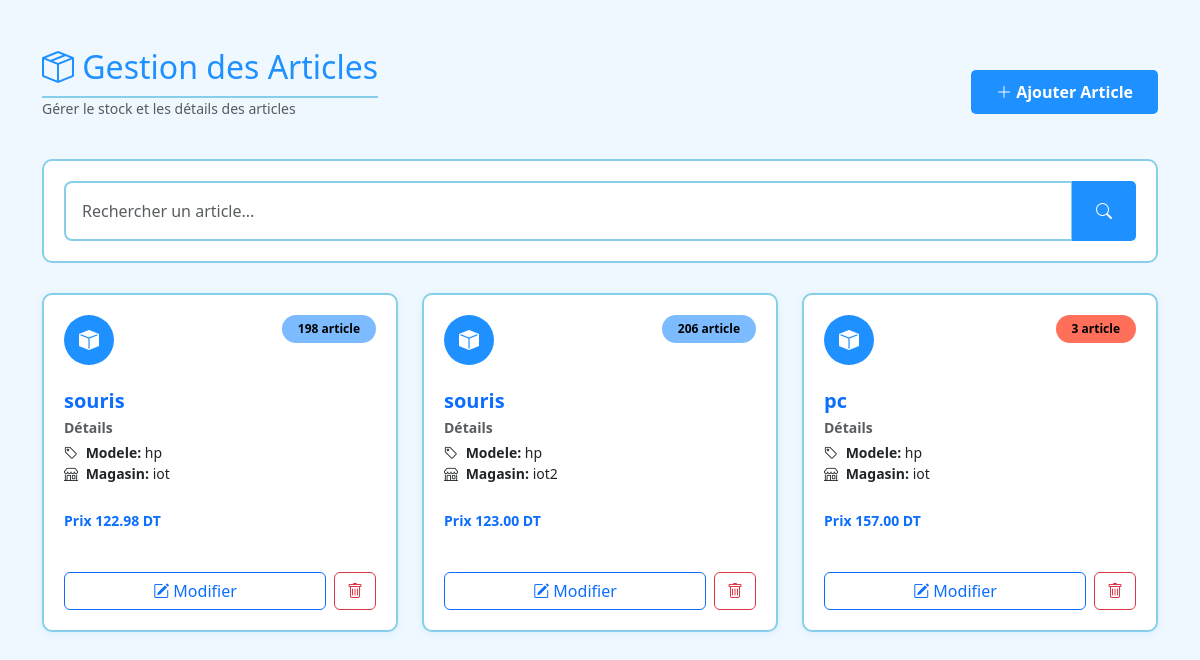
/Admin/gestionarticle/gestionarticle.php (signed in), run on the app's committed database.
### tables this page shows
CREATE TABLE `article` (
  `id_article` int(11) NOT NULL,
  `nom_article` varchar(100) NOT NULL,
  `modele` varchar(100) DEFAULT NULL,
  `cout` decimal(10,2) DEFAULT NULL,
  `quantite` int(11) DEFAULT 0,
  `id_magasin` int(11) DEFAULT NULL
);

CREATE TABLE `magasin` (
  `id_magasin` int(11) NOT NULL,
  `nom_magasin` varchar(50) NOT NULL,
  `adresse` varchar(150) DEFAULT NULL
);

### Admin/gestionarticle/gestionarticle.php (the view, shortened to what this page needs)
<?php
require_once '../../includes/connexion.php';
    $role = $_SESSION['role'];
if (isset($_GET['search'])) {
    $search = $_GET['search'];
} else {
    $search = "";
}
if ($search != "") {
    $stmt = $pdo->prepare("SELECT a.*, m.nom_magasin
                           FROM article a
                            JOIN magasin m ON a.id_magasin = m.id_magasin
                           WHERE (a.nom_article LIKE ? OR a.modele LIKE ? OR m.nom_magasin LIKE ?  )
                            AND quantite >0");
    $stmt->execute(["%$search%", "%$search%", "%$search%"]);
} else {
    $stmt = $pdo->query("SELECT a.*, m.nom_magasin
                         FROM article a
                         JOIN magasin m ON a.id_magasin = m.id_magasin
                         WHERE quantite >0");
}
$articles = $stmt->fetchAll();
?>
<!DOCTYPE html>
<html lang="fr">
<head>
    <link href="https://cdn.jsdelivr.net/npm/bootstrap@5.3.0/dist/css/bootstrap.min.css" rel="stylesheet">
    <link rel="stylesheet" href="https://cdn.jsdelivr.net/npm/bootstrap-icons@1.11.0/font/bootstrap-icons.css">
    <link rel="stylesheet" href="../../css/base.css">
    <link rel="stylesheet" href="../../css/cards.css">
      <link rel="stylesheet" href="../../css/forms.css">
</head>
<body>
<div class="container py-5">
    <div class="d-flex justify-content-between align-items-center mb-4">
        <div>
            <h2 class="mb-0"><i class="bi bi-box-seam"></i> Gestion des Articles</h2>
            <p class="text-muted small ">Gérer le stock et les détails des articles</p>
        </div>
        <?php if($role == 'admin'): ?>
            <a href="ajoute.php" class="btn btn-primary ">
                <i class="bi bi-plus-lg"></i> Ajouter Article
            </a>
        <?php endif; ?>
    </div>
    <div class="search-container ">
        <form method="GET" >
            <div class="input-group">
                <input type="text" name="search" class="form-control p-3" placeholder="Rechercher un article...">
                <button class="btn btn-primary px-4"><i class="bi bi-search"></i></button>
            </div>
        </form>
    </div>
    <div class="row g-4">
        <?php if (empty($articles)): ?>
            <div class="col-12">
                <div class="no-results ">
                    <i class="bi bi-inbox" style="font-size: 4rem; color: var(--secondary);"></i>
                    <h4 class="mt-3 fw-bold" style="color: var(--primary);">Aucun article trouvé</h4>
                    <p class="text-muted">Essayez une autre recherche ou ajoutez un nouvel article</p>
                </div>
            </div>
        <?php else: ?>
            <?php foreach ($articles as $a): ?>
                <div class="col-4">
                    <div class="user-card">
                        <div class="d-flex justify-content-between align-items-start mb-4">
                            <div class="avatar-circle">
                                <i class="bi bi-box-fill"></i>
                            </div>
                            <span class="badge rounded-pill <?= ($a['quantite'] > 20) ? 'bg1' : 'bg2' ?> px-3 py-2">
                                <?= $a['quantite'] ?> article
                            </span>
                        </div>
                        <h5 class="fw-bold mb-1 text-primary"><?= htmlspecialchars($a['nom_article']) ?></h5>
                        <div class="mb-4">
                            <label class="text-muted small d-block mb-1 fw-bold">Détails</label>
                            <div class="small text-dark">
                                <i class="bi bi-tag me-1"></i> <strong>Modele:</strong> <?= htmlspecialchars($a['modele']) ?><br>
                                <i class="bi bi-shop me-1"></i> <strong>Magasin:</strong> <?= htmlspecialchars($a['nom_magasin'] )?>
                            </div>
                        </div>
                        <div class="mb-4">
                            <span class="small text-primary fw-bold">
                                 <span >Prix</span>
                        <span ><?= $a['cout']?> DT</span>
                            </span>
                        </div>
                        <div class="d-flex gap-2 pt-3 ">
                               <?php if($role == 'admin'): ?>
                            <a href="edit.php?id=<?= $a['id_article'] ?>"
                             class="btn btn-outline-primary flex-grow-1">
                                <i class="bi bi-pencil-square"></i> Modifier
                            </a>
                            <a href="delete.php?id=<?= $a['id_article'] ?>"
                               class="btn btn-outline-danger"
                               onclick="return confirm('Voulez-vous vraiment supprimer cet article ?')">
                                <i class="bi bi-trash"></i>
                            </a>
                                <?php endif; ?>
                        </div>
                    </div>
                </div>
            <?php endforeach; ?>
        <?php endif; ?>
    </div>
</div>
</body>
</html>

### css/base.css (style rules this page uses)
:root { --primary: #1e90ff; --primary-dark: #0066cc; --secondary: #87ceeb; --danger: #ff6b6b; --success: #009900; --bg: #f0f8ff; --text-muted: #4682b4; }
body { background-color: var(--bg) ; }
h2 { color: var(--primary); border-bottom: 2px solid var(--secondary); padding-bottom: 10px; margin-bottom: 30px; }

### css/cards.css (style rules this page uses)
.user-card { background: white; border-radius: 10px; border: 2px solid var(--secondary); padding: 20px; box-shadow: 0 2px 10px rgba(135, 206, 235, 0.2); transition: transform 0.3s ease; height: 100%; display: flex; flex-direction: column; }
.search-container { background-color: white; padding: 20px; border-radius: 10px; border: 2px solid var(--secondary); margin-bottom: 30px; }
.avatar-circle { width: 50px; height: 50px; background: var(--primary); color: white; border-radius: 50%; display: flex; align-items: center; justify-content: center; font-size: 20px; }

### css/forms.css (style rules this page uses)
.form-control, .form-select { border: 2px solid var(--secondary); border-radius: 8px; padding: 12px; font-size: 1rem; line-height: 1.5; }
.btn-primary { background-color: #1e90ff !important; border: none !important; color: white !important; padding: 10px 25px; font-weight: bold; border-radius: 5px; font-size: 1rem; transition: background 0.3s ease; white-space: nowrap; text-decoration: none; }

### Admin/gestionarticle/gestionarticle.php (style rules this page uses)
.bg1 { background-color: #7cbbff ; color: black; }
.bg2 { background-color: #ff6f59 ; color: black }

### data on the page
article: quantite "198", nom_article "souris", modele "hp", id_magasin.nom_magasin "iot", cout "122.98"
article: quantite "206", nom_article "souris", modele "hp", id_magasin.nom_magasin "iot2", cout "123.00"
article: quantite "3", nom_article "pc", modele "hp", id_magasin.nom_magasin "iot", cout "157.00"
